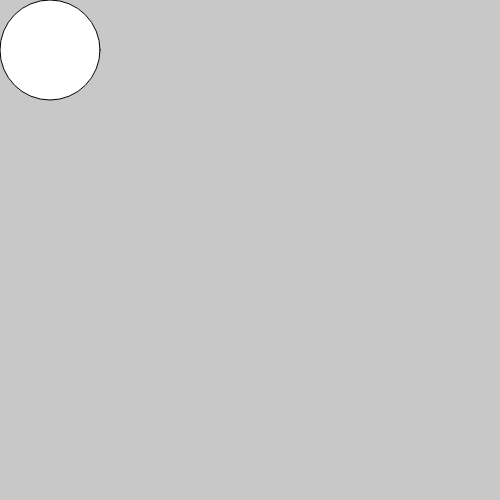
Frame 1 (no input)
Frame 60 (no input): identical to frame 1, image omitted
Frame 120 (the mouse pressed at the canvas centre since frame 60): identical to frame 1, image omitted

The p5.js sketch that drew this single still picture (run headless with seeded random() and noise() and a simulated clock; from frame 60 on, the mouse is pressed at the canvas centre):

// p5.js sketch
// ── sketch.js
// This is an incomplete sketch
// The goal was to create a basic physics object
// with pos, vel, acc characteristics

class Hopper {
	constructor() {
		this.xPos = width/2;
		this.yPos = height - 50;
		this.yAcc = 0;
	}
	update() {
		console.log('wokring');
		this.draw();
	}
 
	draw() {
		ellipse(50, 50, 100, 100);
		console.log('wokring');
	}
}

let hopper;

function setup() {
	createCanvas(500, 500);
 
	hopper = new Hopper();

}

function draw() {
background(200);
	hopper.update();
}

function mousePressed() {

}
function mouseReleased() {

}
